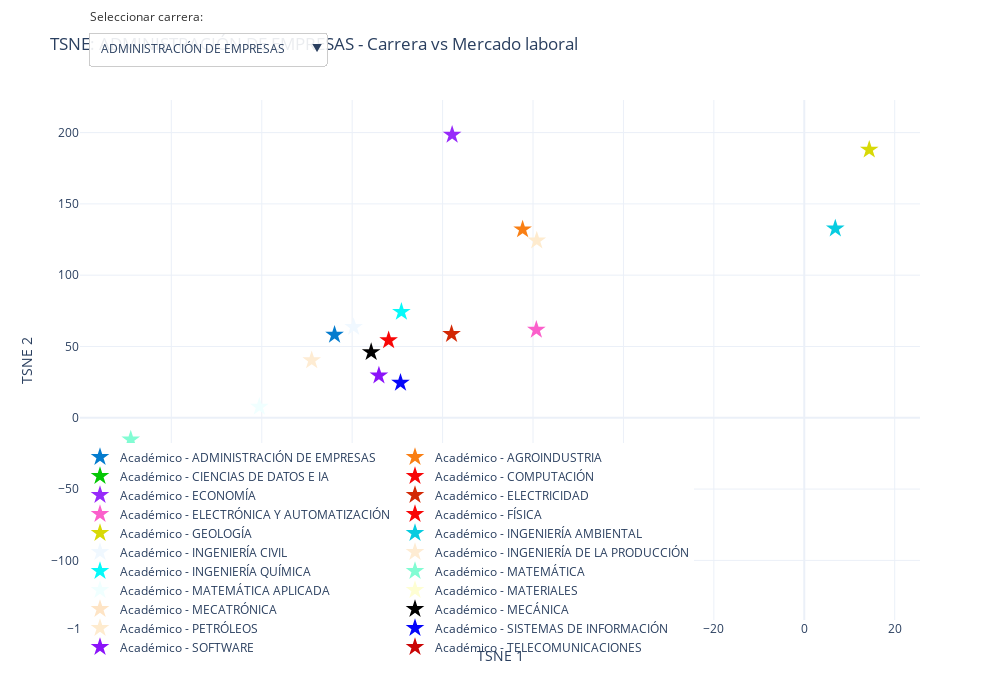

The cell this chart's notebook holds for it:
### Code cell
# 7. Configurar layout y exportar a HTML
fig.update_layout(
    title=f'TSNE: {nombres_carreras[0]} - Carrera vs Mercado laboral',
    xaxis_title='TSNE 1',
    yaxis_title='TSNE 2',
    width=1000,
    height=700,
    template='plotly_white',
    hovermode='closest',
    updatemenus=[
        dict(
            buttons=buttons,
            direction='down',
            pad={'r': 10, 't': 10},
            showactive=True,
            x=0.01,
            xanchor='left',
            y=1.15,
            yanchor='top',
            bgcolor='rgba(255, 255, 255, 0.9)',
            bordercolor='#CCCCCC',
            borderwidth=1
        )
    ],
    annotations=[
        dict(
            text='Seleccionar carrera:',
            showarrow=False,
            x=0.01,
            y=1.18,
            xref='paper',
            yref='paper',
            align='left',
            xanchor='left',
            yanchor='top',
            font=dict(size=12, color='#333333')
        )
    ]
)

fig.show()

nombre_archivo = 'TSNE_global.html'
pio.write_html(fig, nombre_archivo, auto_open=False)

print(f"\n{'='*80}")
print(f"✓ Visualización TSNE completada exitosamente")
print(f"{'='*80}")
print(f"\nEstadísticas:")
print(f"   - Carreras analizadas: {len(nombres_carreras)}")
print(f"   - Total de puntos: {len(tsne_result_global):,}")
print(f"   - Trazas Plotly: {len(fig.data)}")
print(f"\nArchivo generado: {nombre_archivo}")
